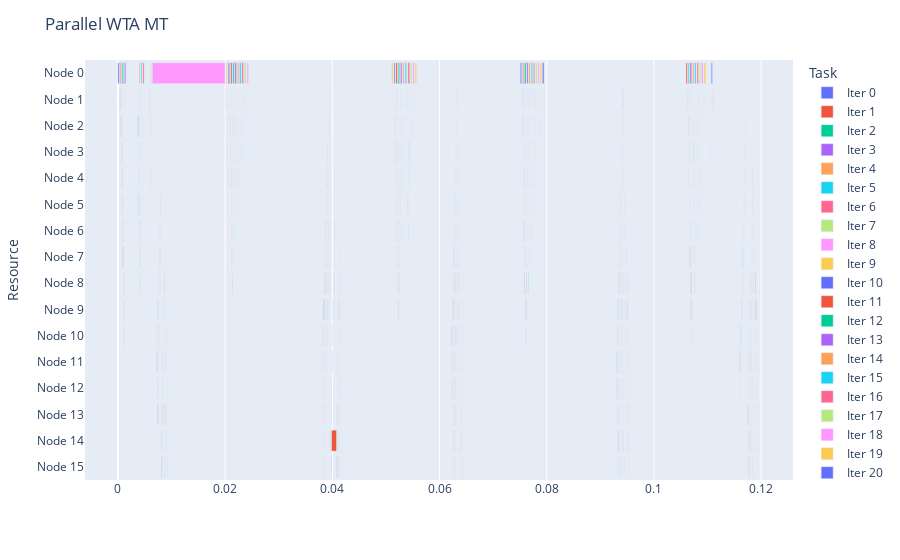

The cell this chart's notebook holds for it:
### Code cell
fig = getDataGantt(logs[1], "Parallel WTA MT")
fig.show()
